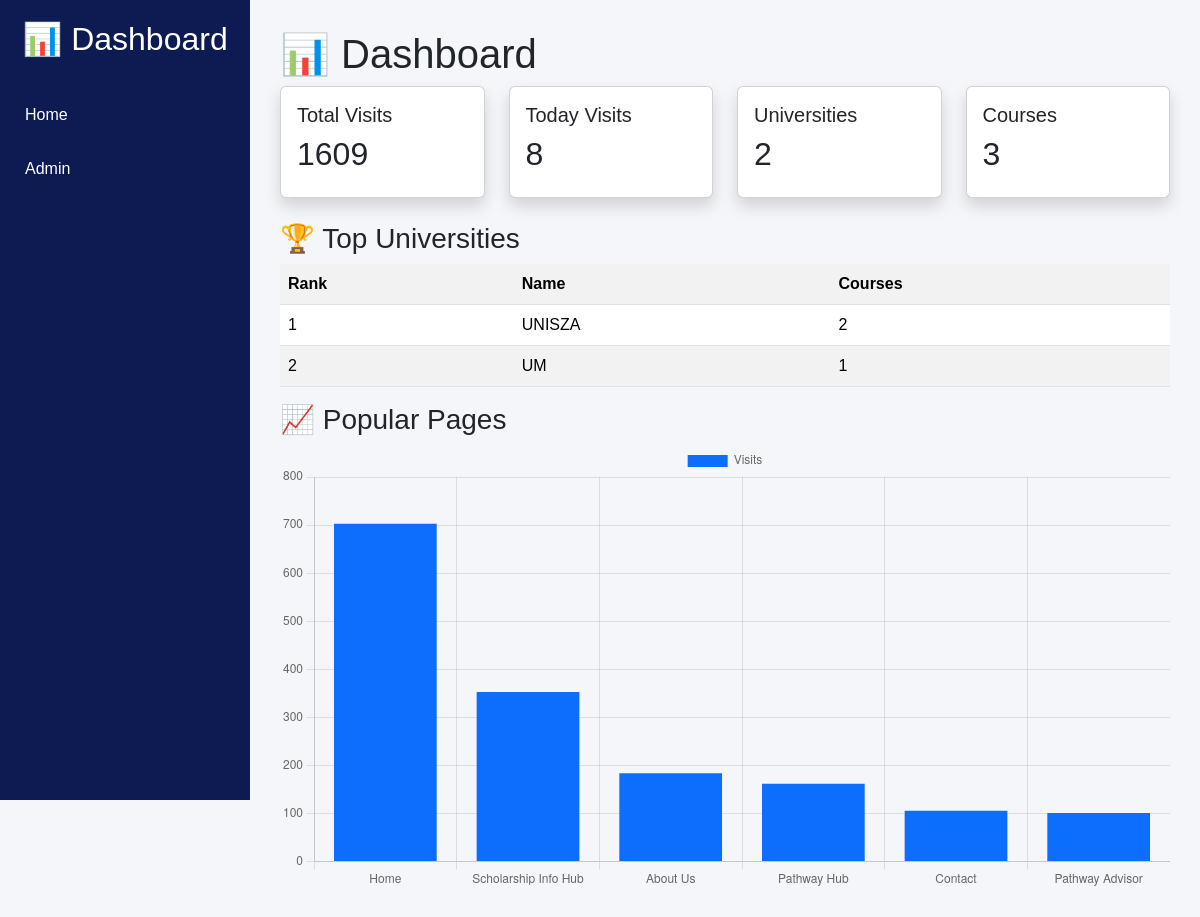
The page /dashboard/ (signed in) on the database its author committed.
### main/models.py (models this page shows, shortened)
class University(models.Model):
    name = models.CharField(max_length=100, unique=True)
    logo = models.ImageField(upload_to='university_logos/', blank=True, null=True)
    class Meta:
        verbose_name_plural = "Universities"

### main/views.py (the view)
# urls.py: path('dashboard/', views.dashboard, name='dashboard'),
@login_required
def dashboard(request):
    return render(request, 'dashboard.html', {
        'total_visits': Visitor.objects.count(),
        'today_visits': Visitor.objects.filter(visited_at__date=date.today()).count(),
        'universities': University.objects.annotate(total_courses=Count('university_courses')).order_by('-total_courses'),
        'popular_pages': Visitor.objects.values('page').annotate(total=Count('page')).order_by('-total'),
        'total_universities': University.objects.count(),
        'total_courses': Course.objects.count(),
        'total_scholarships': Scholarship.objects.count(),
    })

### main/templates/dashboard.html (shortened to what this page needs)
<!DOCTYPE html>
<html>
<head>
<link href="https://cdn.jsdelivr.net/npm/bootstrap@5.3.3/dist/css/bootstrap.min.css" rel="stylesheet">
</head>
<body>
<div class="sidebar">
    <h2>📊 Dashboard</h2>
    <a href="/dashboard/">Home</a>
    <a href="/admin/">Admin</a>
</div>
<div class="main">
<h1>📊 Dashboard</h1>
<div class="row">
<div class="col-md-3">
<div class="card p-3 shadow">
<h5>Total Visits</h5>
<h2>{{ total_visits }}</h2>
</div>
</div>
<div class="col-md-3">
<div class="card p-3 shadow">
<h5>Today Visits</h5>
<h2>{{ today_visits }}</h2>
</div>
</div>
<div class="col-md-3">
<div class="card p-3 shadow">
<h5>Universities</h5>
<h2>{{ total_universities }}</h2>
</div>
</div>
<div class="col-md-3">
<div class="card p-3 shadow">
<h5>Courses</h5>
<h2>{{ total_courses }}</h2>
</div>
</div>
</div>
<h3 class="mt-4">🏆 Top Universities</h3>
<table class="table table-striped">
<tr>
<th>Rank</th>
<th>Name</th>
<th>Courses</th>
</tr>
{% for i in universities %}
<tr>
<td>{{ forloop.counter }}</td>
<td>{{ i.name }}</td>
<td>{{ i.total_courses }}</td>
</tr>
{% endfor %}
</table>
<h3>📈 Popular Pages</h3>
<canvas id="chart"></canvas>
</div>
<script>
new Chart(document.getElementById('chart'), {
    type: 'bar',
    data: {
        labels: [{% for p in popular_pages %}"{{ p.page }}",{% endfor %}],
        datasets: [{
            label: 'Visits',
            data: [{% for p in popular_pages %}{{ p.total }},{% endfor %}],
            backgroundColor: '#0d6efd'
        }]
    }
});
</script>
</body>
</html>

### main/templates/dashboard.html (style rules this page uses)
body { margin:0; background:#f4f6f9; font-family:Arial; }
.sidebar { width:250px; height:100vh; background:#0d1b52; position:fixed; color:white; padding-top:20px; }
.sidebar h2 { text-align:center; margin-bottom:30px; }
.sidebar a { display:block; color:white; padding:15px 25px; text-decoration:none; }
.main { margin-left:250px; padding:30px; }

### rows shown on the page
University: name "UNISZA", total_courses "2"
University: name "UM", total_courses "1"

### other values the page prints
{{ total_visits }} "1609"
{{ today_visits }} "8"
{{ total_universities }} "2"
{{ total_courses }} "3"
chart data {{ p.page }} Home, Scholarship Info Hub, About Us, Pathway Hub, Contact, Pathway Advisor
chart data {{ p.total }} 703, 353, 184, 162, 106, 101
